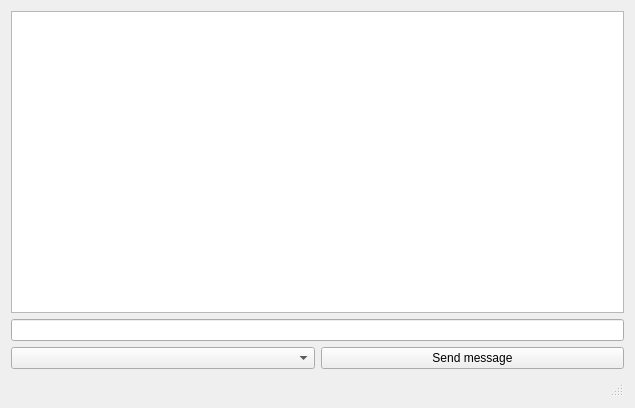
<?xml version="1.0" encoding="UTF-8"?>
<ui version="4.0">
 <class>mainwindow</class>
 <widget class="QWidget" name="mainwindow">
  <property name="geometry">
   <rect>
    <x>0</x>
    <y>0</y>
    <width>635</width>
    <height>408</height>
   </rect>
  </property>
  <property name="windowTitle">
   <string>Server</string>
  </property>
  <layout class="QGridLayout" name="gridLayout_2">
   <item row="0" column="0">
    <layout class="QGridLayout" name="gridLayout">
     <item row="0" column="0" colspan="2">
      <widget class="QTextBrowser" name="textBrowser"/>
     </item>
     <item row="2" column="1">
      <widget class="QPushButton" name="pushButton">
       <property name="text">
        <string>Send message</string>
       </property>
      </widget>
     </item>
     <item row="2" column="0">
      <widget class="QComboBox" name="comboBox"/>
     </item>
     <item row="1" column="0" colspan="2">
      <widget class="QLineEdit" name="lineEdit"/>
     </item>
     <item row="3" column="0" colspan="2">
      <widget class="QStatusBar" name="statusBar"/>
     </item>
    </layout>
   </item>
  </layout>
 </widget>
 <resources/>
 <connections/>
</ui>
